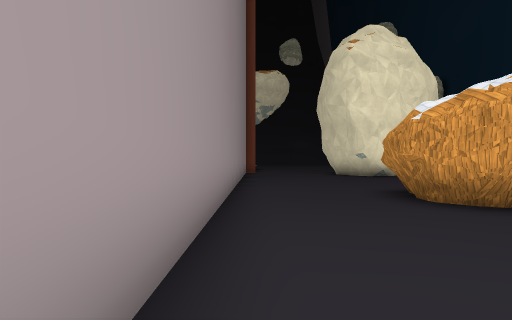
View 1 (above)

21 first-person views from a walk through a 3-D level made in the Unity game engine. The camera is 1.4 m above the floor, looks level and sees 80° across. The floor is counted in squares, 2 m on a side. Each view is taken from the middle of a square. On the plan, view 1 faces up. The plan holds only what a view shows up to about 10 squares ahead; the rest is blank. The place goes on beyond the plan. The player character is not drawn. Some surface patterns are stand-ins.

View 2
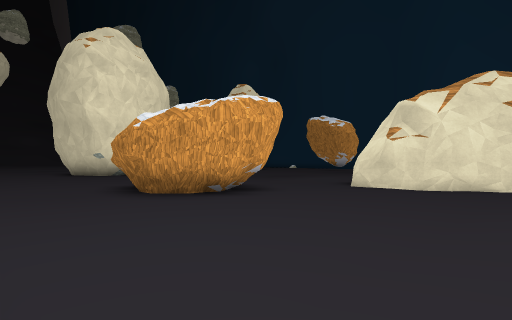

View 3
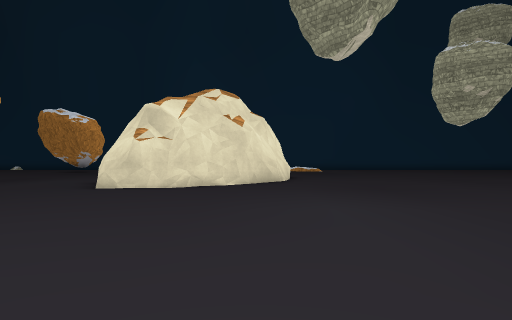

View 4
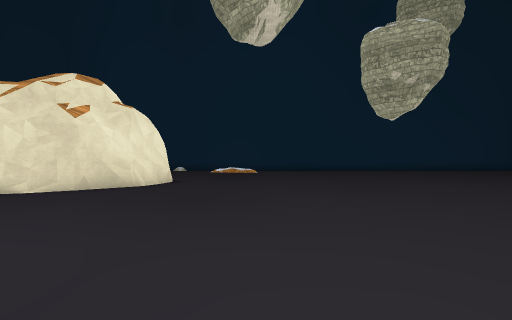

View 5
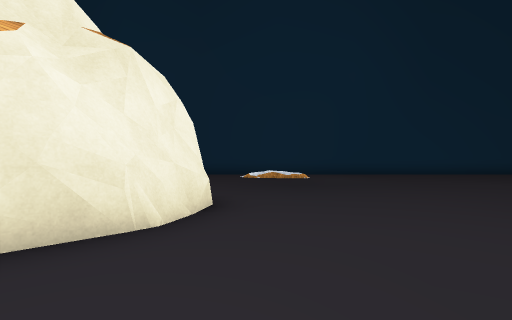

View 6
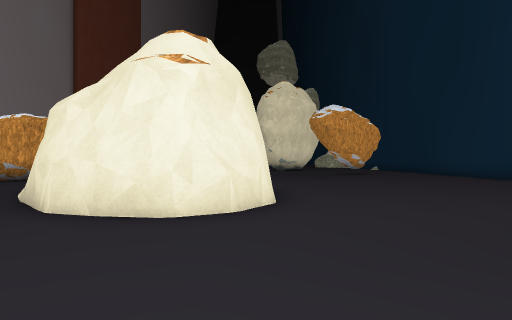

View 7
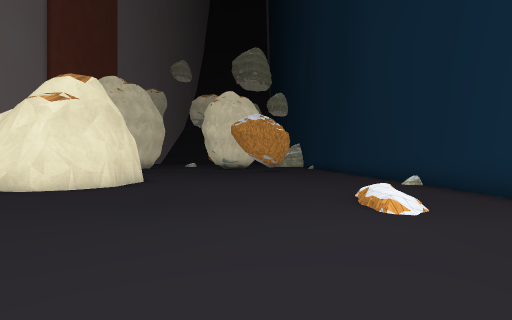

View 8
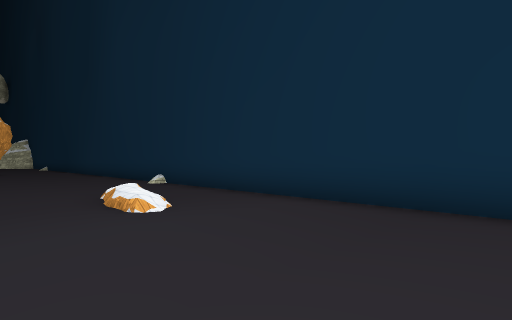

View 9
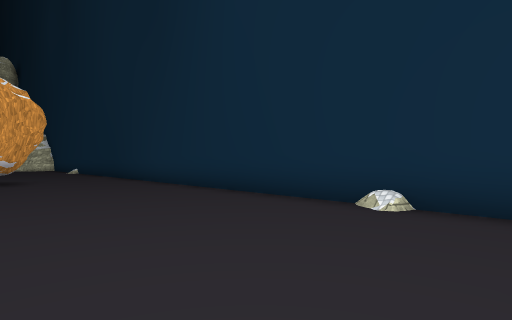

View 10
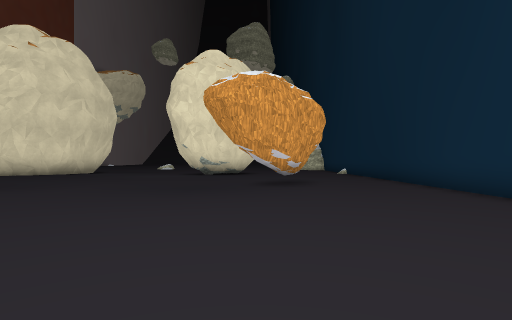

View 11
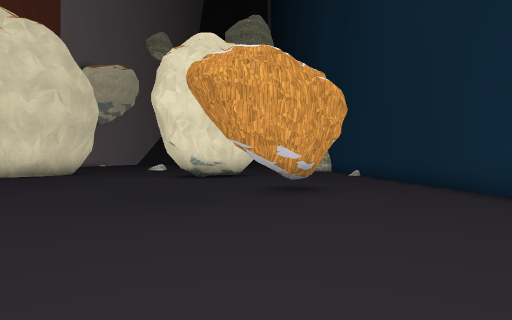

View 12
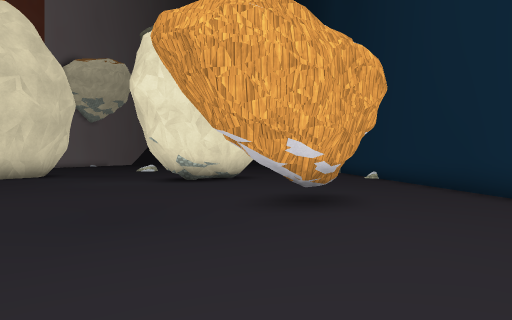

View 13
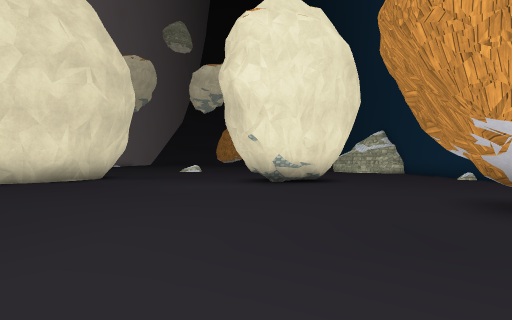

View 14
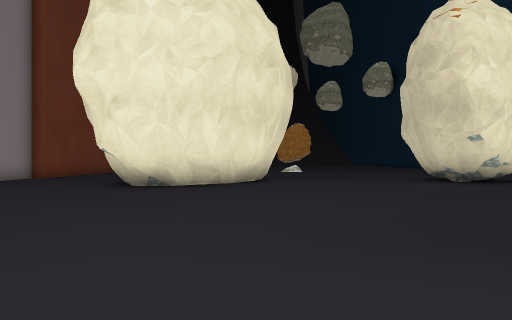

View 15
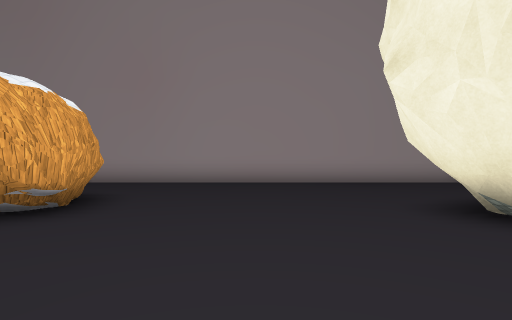

View 16
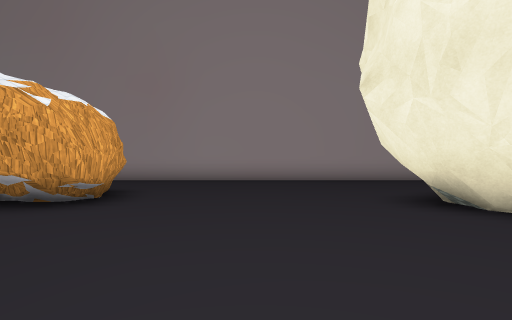

View 17
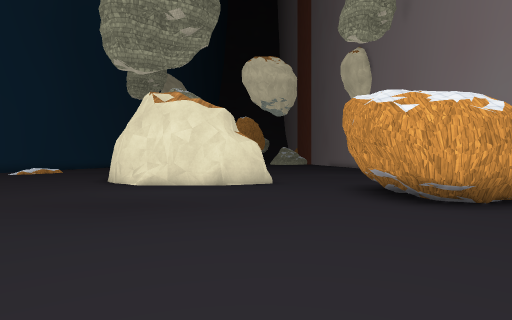

View 18
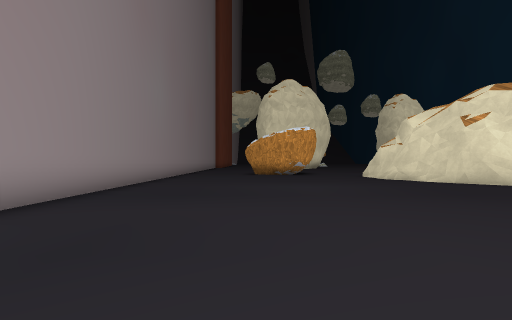

View 19
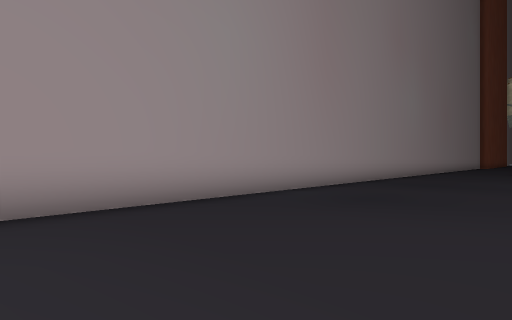

View 20
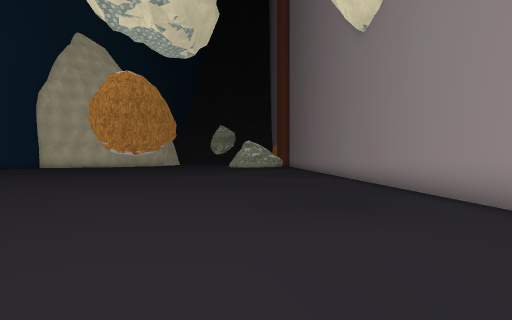

View 21
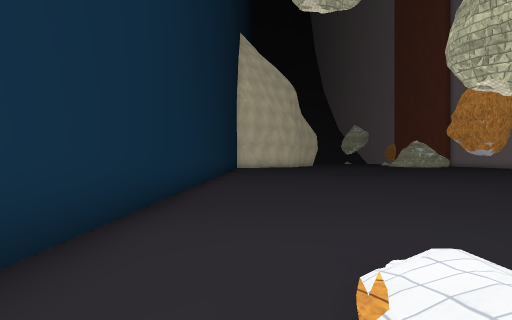

### Floor plan
Key: @ floor where view 1 was taken; # wall or solid block; . floor; / step, stairs or slope.
Columns run from 1 left of view 1 to 22 right of it. Each row starts with its distance up from view 1.
 15 #....   ##.....###.....
 14 #....####......##......#
 13 #....###...............#
 12 #......................#
 11 #......................#
 10 #..................#...#
  9 #.................##...#
  8 #......................#
  7 #...###................#
  6 #...###................#
  5 #...###................#
  4 #....##................#
  3 #........#####.........#
  2 #........##  #.........#
  1 #........##  ##........#
  0 #@........#   #........#
 -1 #.........#####........#
 -2 #...........##.........#
 -3 #.................../..#
 -4 #.................../..#
 -5 #.................../..#
 -6 #......................#
 -7 #......................#
 -8 #......................#
 -9 #............. ........#
-10 #............. ........#
-11 #......................#
-12 #......................#
-13 #......................#

Where each view was taken, in squares from view 1:
view 1: 0 up, 0 right, facing up
view 2: 1 down, 0 right, facing up-right
view 3: 1 down, 0 right, facing right
view 4: 5 down, 2 right, facing right
view 5: 3 down, 7 right, facing right
view 6: 6 down, 13 right, facing up
view 7: 9 down, 17 right, facing up
view 8: 9 down, 17 right, facing up-right
view 9: 2 down, 17 right, facing up-right
view 10: 0 up, 17 right, facing up
view 11: 2 up, 17 right, facing up
view 12: 4 up, 17 right, facing up
view 13: 5 up, 14 right, facing up
view 14: 5 up, 8 right, facing up
view 15: 10 up, 9 right, facing left
view 16: 10 up, 10 right, facing left
view 17: 12 up, 8 right, facing down
view 18: 10 down, 3 right, facing up
view 19: 13 down, 4 right, facing up-left
view 20: 3 down, 3 right, facing down
view 21: 3 down, 20 right, facing down
